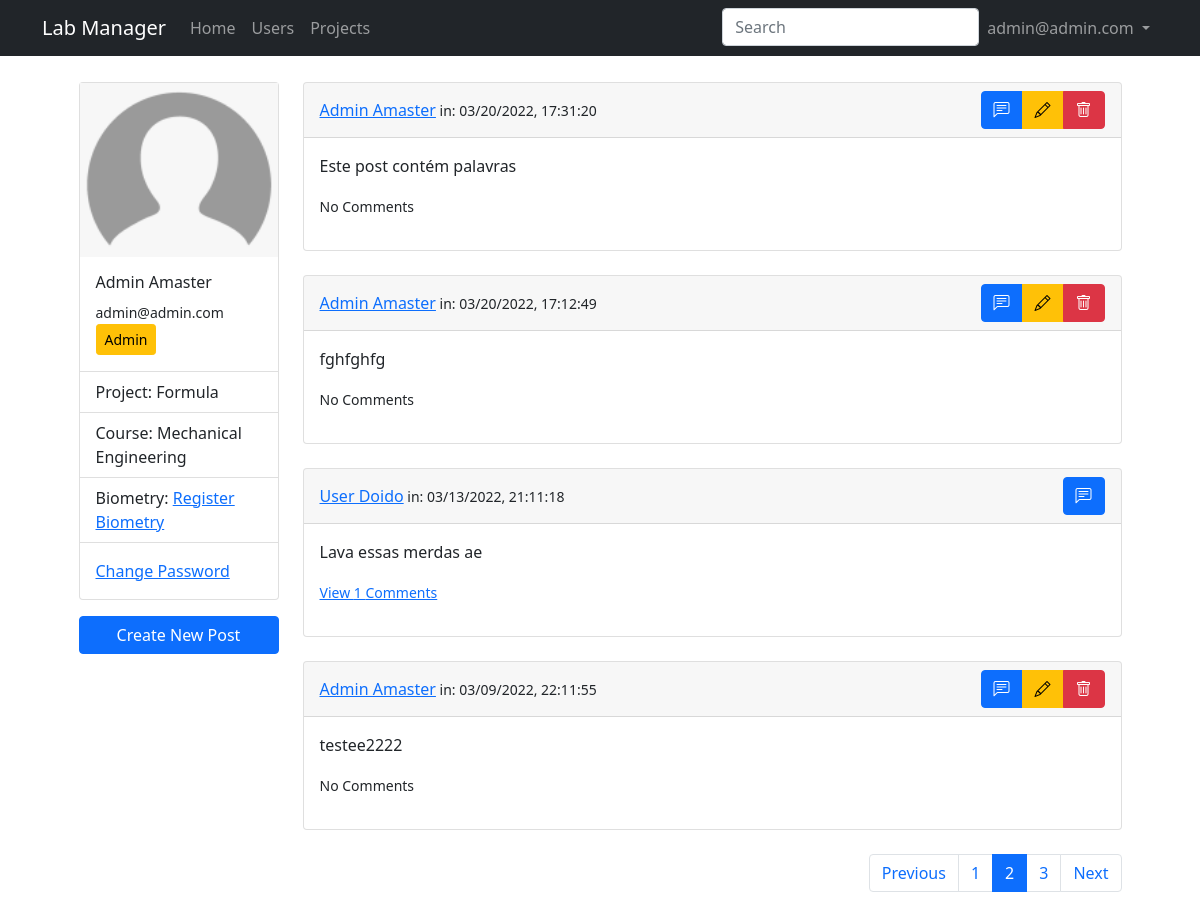
The page /profile?page=2 (signed in) on the database its author committed.
### lab_manager/models.py (models this page shows, shortened)
class User(db.Model, UserMixin):
    id = db.Column(db.Integer, primary_key = True)
    email = db.Column(db.String(50), unique = True)
    name = db.Column(db.String(150))
    password = db.Column(db.String(128))
    date_created = db.Column(db.DateTime, default = datetime.utcnow)
    biometry = db.Column(db.Boolean, default = False, nullable = False)
    project = db.Column(db.Integer, nullable = False)
    grr = db.Column(db.Integer, unique = True)
    course = db.Column(db.String(50))
    approved_by = db.Column(db.Integer)
    date_approved = db.Column(db.DateTime, default = datetime.utcnow)
    approved = db.Column(db.Boolean, default = False, nullable = False)
    admin = db.Column(db.Boolean, default = False, nullable = False)
    projects = db.relationship('Project', backref="user", passive_deletes = False)
    posts = db.relationship('Post', backref="user", passive_deletes = True)
    comments = db.relationship('Comment', backref="user", passive_deletes = True)

class SearchableMixin(object):
    @classmethod
    def before_commit(cls, session):
        session._changes = {
            'add': list(session.new),
            'update': list(session.dirty),
            'delete': list(session.deleted)
        }
    @classmethod
    def after_commit(cls, session):
        for obj in session._changes['add']:
            if isinstance(obj, SearchableMixin):
                add_to_index(obj.__tablename__, obj)
        for obj in session._changes['update']:
            if isinstance(obj, SearchableMixin):
                add_to_index(obj.__tablename__, obj)
        for obj in session._changes['delete']:
            if isinstance(obj, SearchableMixin):
                remove_from_index(obj.__tablename__, obj)
        session._changes = None

class Post(SearchableMixin, db.Model):
    __searchable__ = ['text']
    id = db.Column(db.Integer, primary_key = True)
    text = db.Column(db.Text, nullable = False)
    date_created = db.Column(db.DateTime, default = datetime.utcnow)
    author = db.Column(db.Integer, db.ForeignKey('user.id', ondelete='CASCADE'), nullable = False)
    comments = db.relationship('Comment', backref="post", passive_deletes=True)

### lab_manager/users/routes.py (the view)
@users.route("/profile")
@login_required
def profile():
    page = request.args.get('page', 1, type=int)
    posts = Post.query.order_by(Post.date_created.desc()).paginate(page, current_app.config['POSTS_PER_PAGE'], False)
    next_url = url_for('users.profile', page=posts.next_num) \
        if posts.has_next else None
    prev_url = url_for('users.profile', page=posts.prev_num) \
        if posts.has_prev else None
    return render_template('users/profile.jinja2', title=current_user.name, user=current_user, posts=posts, next_url=next_url, prev_url=prev_url)

### lab_manager/main/forms.py
class SearchForm(FlaskForm):
    q = StringField('Search', validators=[DataRequired()])
    def __init__(self, *args, **kwargs):
        if 'formdata' not in kwargs:
            kwargs['formdata'] = request.args
        if 'meta' not in kwargs:
            kwargs['meta'] = {'csrf': False}
        super(SearchForm, self).__init__(*args, **kwargs)

### lab_manager/__init__.py (called while the page is built)
def create_app(config_class=Config):
    app = Flask(__name__)
    app.config.from_object(Config)
    db.init_app(app)
    migrate.init_app(app, db)
    app.elasticsearch = Elasticsearch([app.config['ELASTICSEARCH_URL']]) \
        if app.config['ELASTICSEARCH_URL'] else None
    from lab_manager.main.routes import main
    app.register_blueprint(main)
    from lab_manager.users.routes import users
    app.register_blueprint(users)
    from lab_manager.admin.routes import admin
    app.register_blueprint(admin)
    from lab_manager.posts.routes import posts
    app.register_blueprint(posts)
    from .models import User, Project, Post
    initialize_database(app)
    login_manager.init_app(app)
    @login_manager.user_loader
    def load_user(id):
        return User.query.get(int(id))
    return app

### lab_manager/main/routes.py (called while the page is built)
@main.before_app_request
def before_request():
    if current_user.is_authenticated:
        current_user.last_seen = datetime.utcnow()
        db.session.commit()
        g.search_form = SearchForm()

### lab_manager/templates/users/profile.jinja2 (shortened to what this page needs)
{% extends "./layout.jinja2" %}
{% block content %}
<div class="row justify-content-md-center">
    <div class="col-md-3 card-col">
        <div class="card">
            <img class="img-fluid" src="{{ url_for('static', filename='img/default_user.png')}}" class="card-img-top" alt="Profile Picture">
            <div class="card-body">
                <h6 class="card-title">{{ user.name }}</h5>
                <small class="card-text">{{ user.email }}</small>
                {% if not user.admin %}
                    {% if not user.approved %} <button type="button" class="btn btn-warning btn-sm" data-bs-toggle="modal" data-bs-target="#approval_info">Waiting for Approval</button> {% else %} <button type="button" class="btn btn-success btn-sm">Approved</button> {% endif %}
                {% else %}
                    <button type="button" class="btn btn-warning btn-sm">Admin</button>
                {% endif %}
            </div>
            <ul class="list-group list-group-flush">
                <li class="list-group-item">Project: {{ user.project }}</li>
                <li class="list-group-item">Course: {% if not user.course %} <a href="">Enter Course</a> {% else %} {{ user.course }} {% endif %}</li>
                <li class="list-group-item">Biometry: {% if not user.approved and not user.admin %} Waiting for Approval {% elif not user.biometry %} <a href="">Register Biometry</a> {% else %} Biometry registered {% endif %} </li>
            </ul>
            <div class="card-body">
                <a href="#" class="card-link">Change Password</a>
            </div>
        </div>
        <div class="d-grid card-buttons">
        <button type="button" class="btn btn-primary" data-bs-toggle="modal" data-bs-target="#newPost">Create New Post</button>
        </div>
    </div>
    <div class="col-md-9">
        {% for post in posts.items %}
            {% include "./users/_posts.jinja2" %}
        {% endfor %}
        <nav aria-label="Posts pagination">
        <ul class="pagination justify-content-end">
            {% if posts.has_prev %}
                <li class="page-item">
                    <a class="page-link" href="{{prev_url}}">Previous</a>
                </li>
            {% else %}
                <li class="page-item disabled">
                    <a class="page-link">Previous</a>
                </li>
            {% endif %}
            {% for page_num in posts.iter_pages() %}
                {% if page_num %}
                    {% if page_num != posts.page %}
                        <li class="page-item"><a class="page-link" href="{{ url_for('users.profile', page=page_num) }}">{{ page_num }}</a></li>
                    {% else %}
                        <li class="page-item active"><a class="page-link" href="#">{{ page_num }}</a></li>
                    {% endif %}
                {% else %}
                    <li class="page-item"><a class="page-link" href="#">...</a></li>
                {% endif %}
            {% endfor %}
            {% if posts.has_next %}
                <li class="page-item">
                    <a class="page-link" href="{{next_url}}">Next</a>
                </li>
            {% else %}
                <li class="page-item disabled">
                    <a class="page-link">Previous</a>
                </li>
            {% endif %}
        </ul>
        </nav>
    </div>
</div>
{% endblock content %}

### lab_manager/templates/layout.jinja2 (shortened to what this page needs)
<!DOCTYPE html>
<html lang="en">
<head>
    <link href="https://cdn.jsdelivr.net/npm/bootstrap@5.1.3/dist/css/bootstrap.min.css" rel="stylesheet">
    <link rel="stylesheet" type="text/css" href="https://cdn.datatables.net/1.10.25/css/dataTables.bootstrap5.css">
    <link rel="stylesheet" href="https://cdn.jsdelivr.net/npm/bootstrap-icons@1.8.1/font/bootstrap-icons.css">
    <link rel="stylesheet" type="text/css" href="{{ url_for('static', filename='main.css') }}">
</head>
<body>
    <nav class="navbar navbar-expand-md navbar-dark bg-dark">
        <div class="container">
            <a class="navbar-brand mr-4" href="/">Lab Manager</a>
            <div class="collapse navbar-collapse" id="navbar">
                <div class="navbar-nav me-auto mb-2 mb-lg-0">
                    <a href="/" class="nav-item nav-link">Home</a>
                    {% if user.is_authenticated and user.admin==True %}
                        <a href="{{url_for('admin.users')}}" class="nav-item nav-link">Users</a>
                        <a href="{{url_for('admin.projects')}}" class="nav-item nav-link">Projects</a>
                    {% endif %}
                </div>
                <div class="navbar-nav">
                    {% if g.search_form %}
                    <form class="navbar-form navbar-left" method="get"
                            action="{{ url_for('posts.search') }}">
                        <div class="form-group">
                            {{ g.search_form.q(size=20, class='form-control',
                                placeholder=g.search_form.q.label.text) }}
                        </div>
                    </form>
                    {% endif %}
                    {% if user.is_authenticated and user.admin==False %}
                        <li class="nav-item dropdown">
                            <a class="nav-link dropdown-toggle" href="#" id="navbarDropdown" role="button" data-bs-toggle="dropdown" aria-expanded="false"> {{user.email}} </a>
                            <ul class="dropdown-menu dropdown-menu-end" aria-labelledby="navbarDropdown">
                                <li><a class="dropdown-item" href="{{url_for('users.profile')}}">Profile</a></li>
                                <li><hr class="dropdown-divider"></li>
                                <li><a class="dropdown-item" href="{{url_for('users.logout')}}">Logout</a></li>
                            </ul>
                        </li>
                    {% elif user.is_authenticated and user.admin==True %}
                        <li class="nav-item dropdown">
                            <a class="nav-link dropdown-toggle" href="#" id="navbarDropdown" role="button" data-bs-toggle="dropdown" aria-expanded="false"> {{user.email}} </a>
                        </li>
                    {% else %}
                        <a href="{{url_for('users.login')}}" class="nav-item nav-link">Login</a>
                        <a href="{{url_for('users.register')}}" class="nav-item nav-link">Sign Up</a>
                    {% endif %}
                </div>
            </div>
        </div>
    </nav>
    <main class="container full-page" role="main">
        {% block content %}{% endblock content %}
    </main>
</body>
</html>

### lab_manager/templates/users/_posts.jinja2 (shortened to what this page needs)
<div class="card text">
    <div class="card-header d-flex justify-content-between align-items-center">
        <span><a href="">{{post.user.name}}</a><small class="mutted" > in: {{post.date_created.strftime("%m/%d/%Y, %H:%M:%S")}}</small></span>
        <div class="btn-group" role="group" aria-label="Basic mixed styles example">
            <a data-bs-toggle="modal" data-bs-target="#commentPost{{post.id}}" class="btn btn-primary"><i class="bi bi-chat-left-text"></i></a>
            {% if user.id == post.author %}
                <a class="btn btn-warning" data-bs-toggle="modal" data-bs-target="#editPost{{post.id}}"><i class="bi bi-pencil"></i></a>
                <a class="btn btn-danger" href="{{url_for('posts.remove_post', id=post.id)}}"><i class="bi bi-trash"></i></a>
            {% endif %}
        </div>
    </div>
    <div class="card-body">
        <p class="card-text">{{post.text}}</p>
            <p>
            {% if post.comments|length %}
                <a data-bs-toggle="collapse" href="#comments-{{post.id}}" aria-expanded="false" aria-controls="colapse-comments-{{post.id}}"><small>View {{post.comments|length}} Comments</small></a>
            {% else %}
                <small class="text-mutted">No Comments</small>
            {% endif %}
            </p>
    </div>
</div>
<br>

### lab_manager/static/main.css (style rules this page uses)
.full-page { background: #ffffff; padding: 10px 20px; margin-bottom: 20px; margin-top: 1rem; }
.card-col { width: 14rem; }
.card-buttons { margin-top: 1rem; align-items: center; }

### rows shown on the page
User: email "admin@admin.com", name "Admin Amaster", project "Formula", course "Mechanical Engineering"
Post: user.name "Admin Amaster", date_created "03/20/2022, 17:31:20", text "Este post contém palavras", shows "No Comments"
Post: user.name "Admin Amaster", date_created "03/20/2022, 17:12:49", text "fghfghfg", shows "No Comments"
Post: user.name "User Doido", date_created "03/13/2022, 21:11:18", text "Lava essas merdas ae", comments|length "1"
Post: user.name "Admin Amaster", date_created "03/09/2022, 22:11:55", text "testee2222", shows "No Comments"

### other values the page prints
{{ page_num }} "1" "3"
{{ page_num }} "2"
